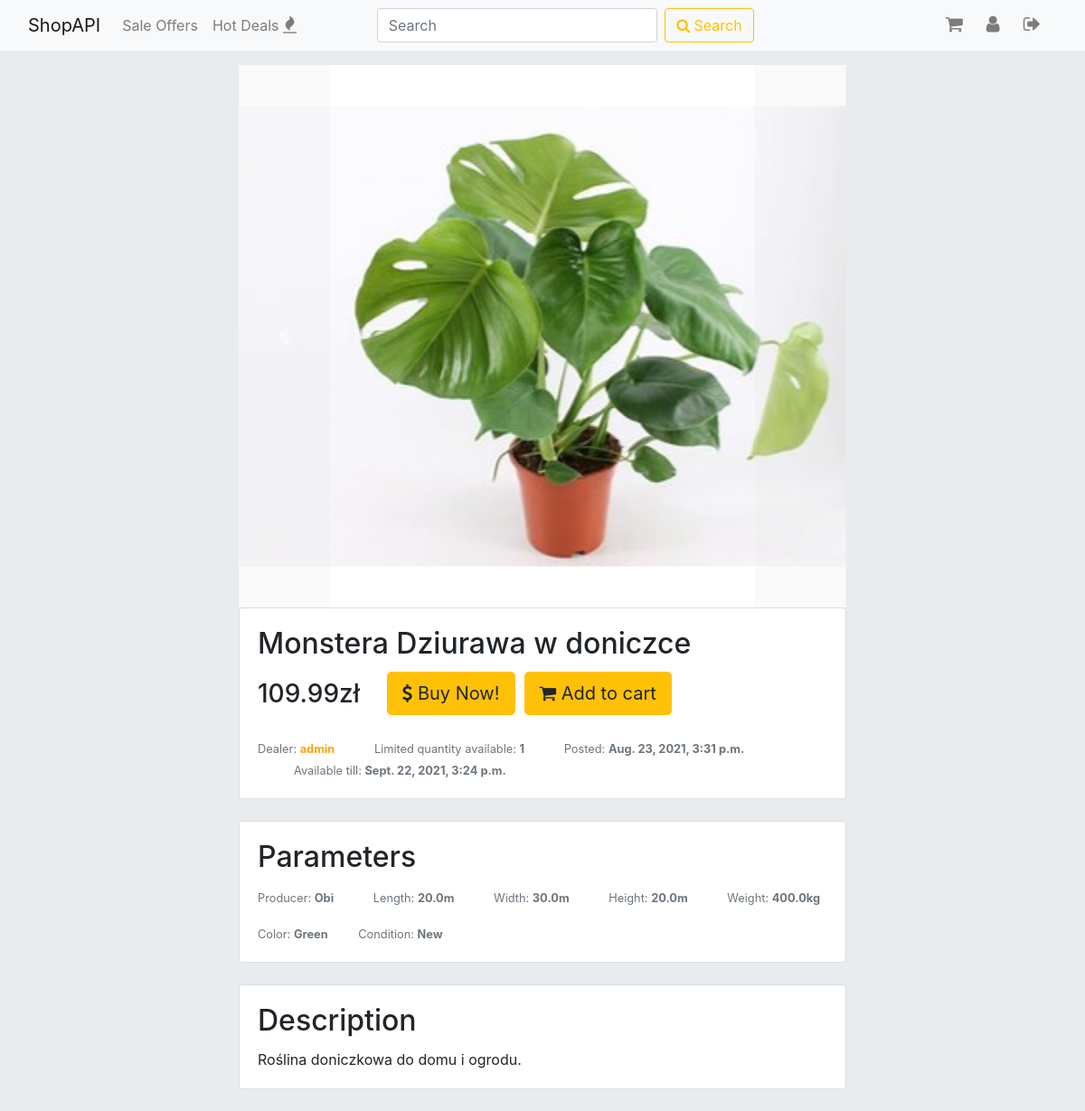
The page /sales/detail/40/ (signed in) on the database as committed earlier.
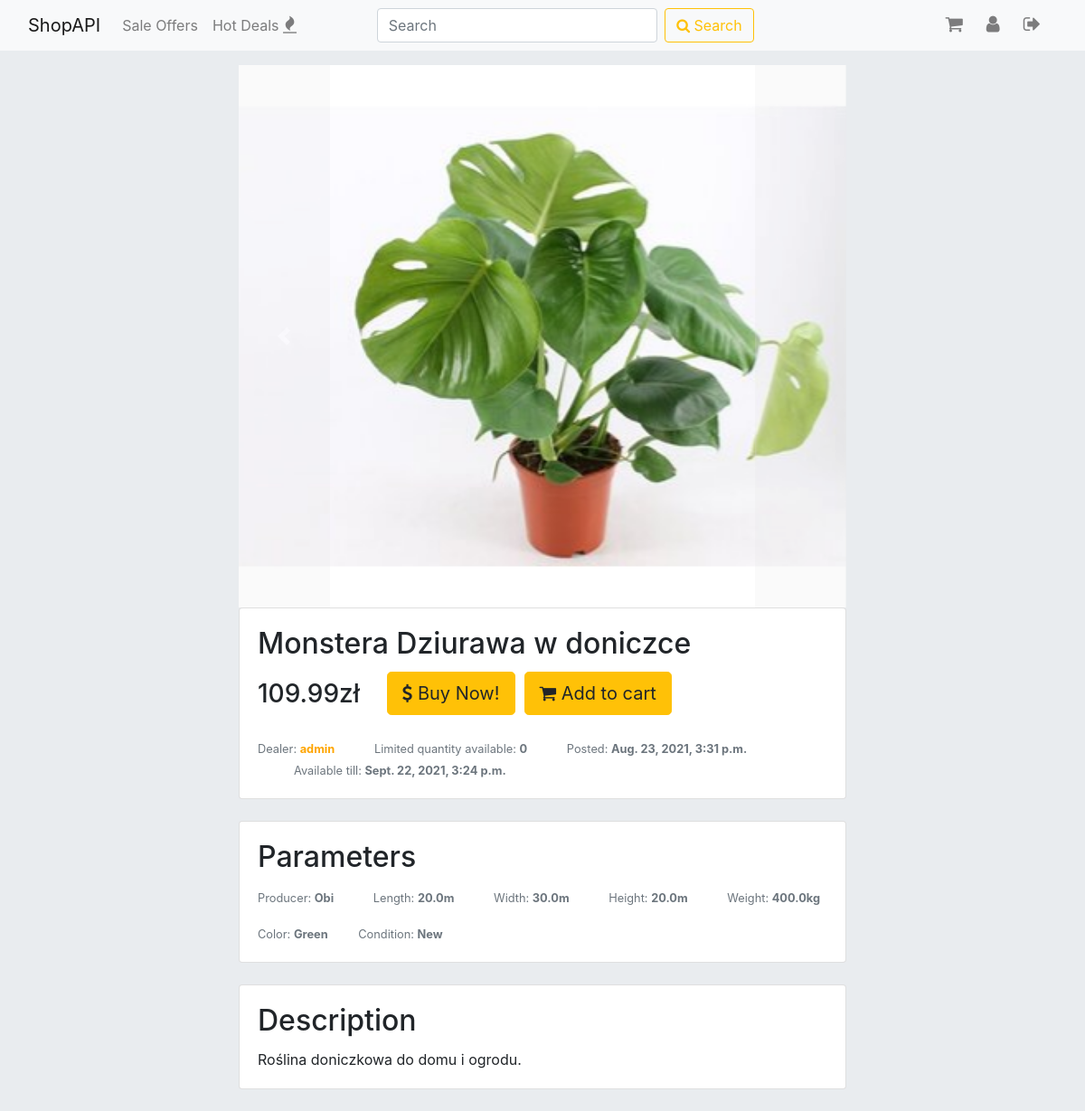
The same page on the database as committed later.
### items/models.py (models this page shows, shortened)
class SaleOffer(models.Model):
    item = models.ForeignKey(Item, on_delete=models.CASCADE)
    title = models.CharField(max_length=30, default=item.name)
    first_image = models.ImageField(default='default.jpg', upload_to='items', help_text="This image will be shown in search results.")
    second_image = models.ImageField(default='default.jpg', upload_to='items', help_text="Secondary image.")
    price = models.FloatField()
    description = models.CharField(max_length=300)
    quantity = models.PositiveIntegerField(default=1, help_text='Please pass the number of pieces in the package.')
    free_delivery = models.BooleanField(default=False)
    pub_date = models.DateTimeField(default=timezone.now, editable=False)
    exp_date = models.DateTimeField(default=timezone.now() + timedelta(days=30), editable=False)
    HOUSE_AND_GARDEN = 'HG'
    ELECTRONICS = 'EL'
    FASHION = 'FA'
    AUTOMOTIVE = 'AM'
    SPORT = 'SP'
    BEAUTY = 'BE'
    HEALTH = 'HE'
    OTHER = 'OT'
    CATEGORY = [
        (HOUSE_AND_GARDEN, 'House and Garden'),
        (ELECTRONICS, 'Electronics'),
        (FASHION, 'Fashion'),
        (AUTOMOTIVE, 'Automotive'),
        (SPORT, 'Sport'),
        (BEAUTY, 'Beauty'),
        (HEALTH, 'Health'),
        (OTHER, 'Other'),
    ]
    category = models.CharField(max_length=2, choices=CATEGORY, default=OTHER)
    class Meta:
        ordering = ['-pub_date']

class Item(models.Model):
    dealer = models.ForeignKey(User, on_delete=models.CASCADE)
    name = models.CharField(max_length=50)
    producer = models.CharField(max_length=50)
    quantity = models.PositiveIntegerField(help_text='Please pass the quantity of this item that you have to sell.', default=1)
    weight = models.FloatField(help_text='Please pass the weight in kilograms.', validators=[MinValueValidator(0)])
    height = models.FloatField(help_text='Please pass the height in meters.', validators=[MinValueValidator(0)])
    length = models.FloatField(help_text='Please pass the length in meters.', validators=[MinValueValidator(0)])
    width = models.FloatField(help_text='Please pass the width in meters.', validators=[MinValueValidator(0)])
    color = models.CharField(max_length=50, default="Unknown")
    NEW = 'N'
    USED = 'U'
    NOT_SPECIFIED = 'NS'
    CONDITION = [
        (NEW, 'New'),
        (USED, 'Used'),
        (NOT_SPECIFIED, 'Not Specified'),
    ]
    condition = models.CharField(max_length=2, choices=CONDITION, default=NOT_SPECIFIED)
    def get_condition(self):
        for c in self.CONDITION:
            if c[0] == self.condition:
                return c[1]
        return 'Not Specified'
    class Meta:
        ordering = ['-id']

### items/views.py (the view)
# urls.py: path('detail/<int:sale_id>/', views.detail, name='detail'),
def detail(request, sale_id):
    sale = get_object_or_404(SaleOffer, pk=sale_id)
    profile = Profile.objects.get(user=request.user)
    if request.method == 'POST':
        if request.user.is_authenticated:
            form = CartForm(request.POST)
            if form.is_valid():
                cartmember = form.save(commit=False)
                cartmember.profile = profile
                cartmember.cart_item = sale
                if not in_cart(sale, profile):
                    cartmember.save()
                    messages.success(request, 'An item has been added to the cart.')
                else:
                    messages.warning(request, 'This item is in your cart.')
                if request.POST.get("buy"):
                    return redirect('cart')
                elif request.POST.get('add'):
                    return HttpResponseRedirect(reverse('items:detail', args=[sale.id]))
        else:
            messages.warning(request, 'You must be logged in to buy an item.')
            return redirect('login')
    else:
        form = CartForm()
    context = {
        'sale': sale,
        'form': form,
    }
    if request.user.is_authenticated:
        context['cart_items'] = Profile.objects.get(user=request.user).cart_items.all()
    return render(request, 'items/detail.html', context)

### accounts/forms.py
class CartForm(forms.ModelForm):
    class Meta:
        model = CartMembership
        exclude = ['profile', 'cart_item']

### items/templates/items/detail.html (shortened to what this page needs)
{% extends "base.html" %}
{% load static %}
{% load crispy_forms_tags %}
{% block content %}
  <div id="carouselExampleIndicators" class="carousel slide" data-ride="carousel" style="margin-left:15%;">
    <ol class="carousel-indicators">
        <li data-target="#carouselExampleIndicators" data-slide-to="0" class="active"></li>
        <li data-target="#carouselExampleIndicators" data-slide-to="1"></li>
    </ol>
    <div class="carousel-inner">
        <div class="carousel-item active">
            <img class="d-block w-100" src={{sale.first_image.url}} alt="First slide" style="height: 600px; object-fit: cover;">
        </div>
    </div>
    <a class="carousel-control-prev" href="#carouselExampleIndicators" role="button" data-slide="prev">
        <span class="carousel-control-prev-icon" aria-hidden="true"></span>
    </a>
    <a class="carousel-control-next" href="#carouselExampleIndicators" role="button" data-slide="next">
        <span class="carousel-control-next-icon" aria-hidden="true"></span>
    </a>
  </div>
  <div class="card" style="margin-left:15%;">
    <div class="card-body">
      <h2 class="card-title">{{ sale.title }}</h2>
      <h3 class="card-title" style="float: left; margin-right: 30px; margin-top: 8px;">{{ sale.price }}zł</h3>
      <form method="post" enctype='multipart/form-data' style="float: left; margin-right: 10px;">
        <button class="btn btn-warning btn-lg" type="submit" name="buy" value="1"><span class="fa fa-dollar"></span> Buy Now!</button><br><br>
      </form>
      <form method="post" enctype='multipart/form-data'>
        <button class="btn btn-warning btn-lg" type="submit" name="add" value="1"><span class="fa fa-shopping-cart"></span> Add to cart</button><br><br>
      </form>
      <p class="card-text"><small class="text-muted">
        Dealer: <a href="{% url 'profile' sale.item.dealer.id %}" style="color: orange;"><strong>{{ sale.item.dealer }}</strong></a>
        <span class="characteristic">Limited quantity available: <strong>{{ sale.item.quantity }}</strong></span>
        <span class="characteristic">Posted: <strong>{{ sale.pub_date }}</strong></span>
        <span class="characteristic">Available till: <strong>{{ sale.exp_date }}</strong></span>
      </small></p>
    </div>
  </div><br>
  <div class="card" style="margin-left:15%;">
    <div class="card-body">
      <h2 class="card-title">Parameters</h2>
      <p class="card-text second"><small class="text-muted">
        Producer: <strong>{{ sale.item.producer }}</strong>
        <span class="characteristic">Length: <strong>{{sale.item.length}}m</strong></span>
        <span class="characteristic">Width: <strong>{{sale.item.width}}m</strong></span>
        <span class="characteristic">Height: <strong>{{sale.item.height}}m</strong></span>
        <span class="characteristic">Weight: <strong>{{ sale.item.weight }}kg</strong></span>
      </small></p>
      <p class="card-text second"><small class="text-muted">
        Color: <strong>{{ sale.item.color }}</strong>
        <span class="characteristic" style="margin-left: 30px;">Condition: <strong>{{sale.item.get_condition}}</strong></span>
      </small></p>
    </div>
  </div><br>
  <div class="card" style="margin-left:15%;">
    <div class="card-body">
      <h2 class="card-title">Description</h2>
      <p class="card-text">{{ sale.description }}</p>
    </div>
  </div><br>
{% endblock %}

Rows that differ between the two databases and show on the page:
changed through a linked row, SaleOffer "Monstera Dziurawa w doniczce": item.quantity "1" → "0"
